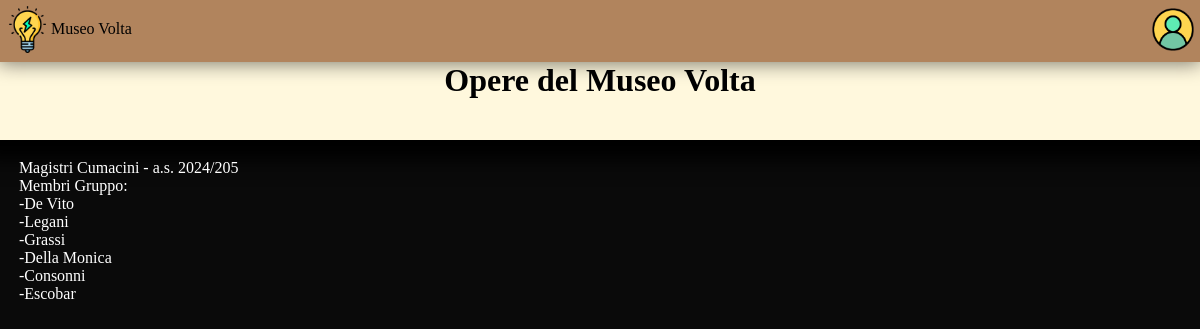
Before: /home/ with the older database file.
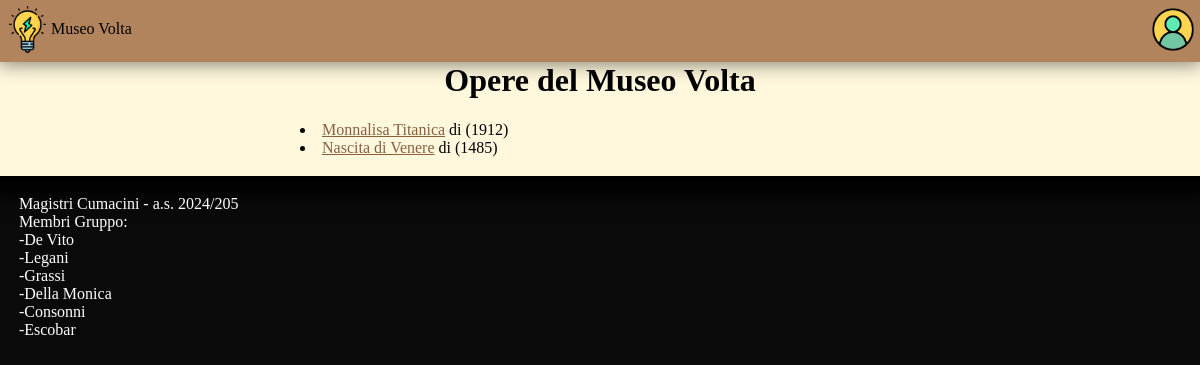
After: the same page with the newer database file.
### sitomuseo/models.py (models this page shows, shortened)
class Opera(models.Model):
    title = models.CharField(max_length=200)
    author = models.OneToOneField(Autore,on_delete=models.CASCADE);
    year = models.PositiveIntegerField()
    description = models.TextField()
    image = models.ImageField(upload_to='media/imgsrc/', blank=True, null=True)

### sitomuseo/views.py (the view)
# urls.py: 2. Add a URL to urlpatterns:  path('', views.home, name='home')
def home(request):
    opere = Opera.objects.all()
    return render(request, 'home.html', {'opere': opere})

### sitomuseo/templates/home.html (shortened to what this page needs)
{% extends 'base.html' %}
{%block title %}Opere del Museo Volta{%endblock%}
{%block content%}
    {% for opera in opere %}
        <li>
            <a href ="{% url 'detail' opera.id %}">{{opera.title}}</a> di {{opera.author.name}} {{opera.author.surname}}({{opera.year }})
        </li>
    {% endfor %}
{%endblock%}

### sitomuseo/templates/base.html (shortened to what this page needs)
<!DOCTYPE html>
<html>
<head>
    <link rel="stylesheet" href="/media/frontend/general.css">
</head>
<body>
    <header><img class="imgicon" id="tohome" src="/media/media/imgsrc/lampada.png">Museo Volta<img id="touser" class="imgicon" src="/media/media/imgsrc/gotouser.png" style="margin-left:auto; height:90%;"></header>
    <div class="containerdiv">
    <h1>{%block title %}{%endblock%}</h1>
    <div class="centerdiv">
    {%block content %}{%endblock%}
    </div>
    </div>
    <div class="bottom">
        Magistri Cumacini - a.s. 2024/205<br>
        Membri Gruppo: <br>-De Vito<br>-Legani<br>-Grassi<br>-Della Monica<br>-Consonni<br>-Escobar<br>
    </div>
</body>
</html>

### media/frontend/general.css (style rules this page uses)
body { background-color: #0a0a0a; color: rgb(0, 0, 0); margin:0; padding:0; border:0 }
header { position: sticky; top:0; height: 1.25cm; background-color: #b1845d; box-shadow: 0 0 0.5cm 0.06cm #0008; padding-bottom:0.25cm; padding-top:0.15cm; padding-left: 0.1cm; padding-right:0.15cm; align-items: center; display: flex; }
.containerdiv { background-color: rgb(255, 248, 221); color:#000; margin:0; box-shadow: 0 0 0.5cm 0.5cm #000; padding:0; padding-bottom: 0.5cm; border: 0; }
.centerdiv { width: 50%; margin-left: 25%; }
h1,h2,h3,h4,h5,h6 { text-align: center; margin-top: 0; }
a { color: rgb(136, 96, 62); }
.bottom { width:auto; color: white; padding: 0.5cm; margin: 0; border: 0; }
.imgicon { position: relative; height: 100%; width: auto; }

Changed rows visible on the page:
added Opera: title "Monnalisa Titanica", year "1912"
added Opera: title "Nascita di Venere", year "1485"
